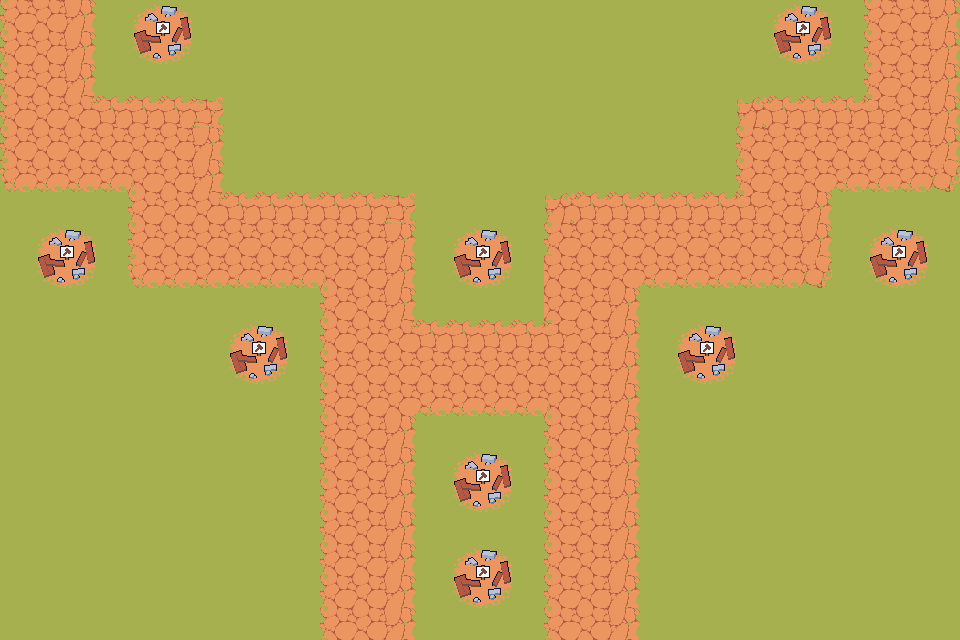

A 2D game scene composited from a Tiled map and its tileset images. What follows is a short description and the map's XML, with every tile layer's data as written:
An orthogonal 30x20 tile map with 32x32 px tiles, 2 tile layers (Chao, Torres), 2 tilesets.

<map version="1.10" tiledversion="1.11.2" orientation="orthogonal" renderorder="right-down" width="30" height="20" tilewidth="32" tileheight="32" infinite="0" nextlayerid="11" nextobjectid="1">
 <editorsettings>
  <export target="MapaTeste.csv" format="csv" />
 </editorsettings>
 <tileset firstgid="1" source="FieldsTileset.tsx" />
 <tileset firstgid="65" source="Torre001.tsx" />
 <layer id="1" name="Chao" width="30" height="20" offsetx="0.00378788" offsety="0.121212">
  <data encoding="csv">
21,1,17,38,38,38,38,38,38,38,38,38,38,38,38,38,38,38,38,38,38,38,38,38,38,38,38,21,1,17,
21,1,17,38,38,38,38,38,38,38,38,38,38,38,38,38,38,38,38,38,38,38,38,38,38,38,38,21,1,17,
21,1,17,38,38,38,38,38,38,38,38,38,38,38,38,38,38,38,38,38,38,38,38,38,38,38,38,21,1,17,
21,1,33,35,35,35,8,38,38,38,38,38,38,38,38,38,38,38,38,38,38,38,38,6,35,35,35,37,1,17,
21,1,1,1,1,1,17,38,38,38,38,38,38,38,38,38,38,38,38,38,38,38,38,21,1,1,1,1,1,17,
26,2,2,2,5,1,17,38,38,38,38,38,38,38,38,38,38,38,38,38,38,38,38,21,1,1,2,2,2,28,
38,38,38,38,21,1,33,35,35,35,35,35,8,38,38,38,38,6,35,35,35,35,35,37,1,17,38,38,38,38,
38,38,38,38,21,1,1,1,1,1,1,1,17,38,38,38,38,21,1,1,1,1,1,1,1,17,38,38,38,38,
38,38,38,38,26,2,2,2,2,2,5,1,17,38,38,38,38,11,1,1,2,2,2,2,2,28,38,38,38,38,
38,38,38,38,38,38,38,38,38,38,21,1,17,38,38,38,38,11,1,17,38,38,38,38,38,38,38,38,38,38,
38,38,38,38,38,38,38,38,38,38,21,1,33,35,35,35,35,37,1,17,38,38,38,38,38,38,38,38,38,38,
38,38,38,38,38,38,38,38,38,38,21,1,1,1,1,1,1,1,1,17,38,38,38,38,38,38,38,38,38,38,
38,38,38,38,38,38,38,38,38,38,21,1,1,2,2,2,2,5,1,17,38,38,38,38,38,38,38,38,38,38,
38,38,38,38,38,38,38,38,38,38,21,1,17,38,38,38,38,21,1,17,38,38,38,38,38,38,38,38,38,38,
38,38,38,38,38,38,38,38,38,38,21,1,17,38,38,38,38,21,1,17,38,38,38,38,38,38,38,38,38,38,
38,38,38,38,38,38,38,38,38,38,21,1,17,38,38,38,38,21,1,17,38,38,38,38,38,38,38,38,38,38,
38,38,38,38,38,38,38,38,38,38,21,1,17,38,38,38,38,21,1,17,38,38,38,38,38,38,38,38,38,38,
38,38,38,38,38,38,38,38,38,38,21,1,17,38,38,38,38,21,1,17,38,38,38,38,38,38,38,38,38,38,
38,38,38,38,38,38,38,38,38,38,21,1,17,38,38,38,38,21,1,17,38,38,38,38,38,38,38,38,38,38,
38,38,38,38,38,38,38,38,38,38,21,1,17,38,38,38,38,21,1,17,38,38,38,38,38,38,38,38,38,38
</data>
 </layer>
 <layer id="9" name="Torres" width="30" height="20">
  <data encoding="csv">
0,0,0,0,69,70,0,0,0,0,0,0,0,0,0,0,0,0,0,0,0,0,0,0,69,70,0,0,0,0,
0,0,0,0,71,72,0,0,0,0,0,0,0,0,0,0,0,0,0,0,0,0,0,0,71,72,0,0,0,0,
0,0,0,0,0,0,0,0,0,0,0,0,0,0,0,0,0,0,0,0,0,0,0,0,0,0,0,0,0,0,
0,0,0,0,0,0,0,0,0,0,0,0,0,0,0,0,0,0,0,0,0,0,0,0,0,0,0,0,0,0,
0,0,0,0,0,0,0,0,0,0,0,0,0,0,0,0,0,0,0,0,0,0,0,0,0,0,0,0,0,0,
0,0,0,0,0,0,0,0,0,0,0,0,0,0,0,0,0,0,0,0,0,0,0,0,0,0,0,0,0,0,
0,0,0,0,0,0,0,0,0,0,0,0,0,0,0,0,0,0,0,0,0,0,0,0,0,0,0,0,0,0,
0,69,70,0,0,0,0,0,0,0,0,0,0,0,69,70,0,0,0,0,0,0,0,0,0,0,0,69,70,0,
0,71,72,0,0,0,0,0,0,0,0,0,0,0,71,72,0,0,0,0,0,0,0,0,0,0,0,71,72,0,
0,0,0,0,0,0,0,0,0,0,0,0,0,0,0,0,0,0,0,0,0,0,0,0,0,0,0,0,0,0,
0,0,0,0,0,0,0,69,70,0,0,0,0,0,0,0,0,0,0,0,0,69,70,0,0,0,0,0,0,0,
0,0,0,0,0,0,0,71,72,0,0,0,0,0,0,0,0,0,0,0,0,71,72,0,0,0,0,0,0,0,
0,0,0,0,0,0,0,0,0,0,0,0,0,0,0,0,0,0,0,0,0,0,0,0,0,0,0,0,0,0,
0,0,0,0,0,0,0,0,0,0,0,0,0,0,0,0,0,0,0,0,0,0,0,0,0,0,0,0,0,0,
0,0,0,0,0,0,0,0,0,0,0,0,0,0,69,70,0,0,0,0,0,0,0,0,0,0,0,0,0,0,
0,0,0,0,0,0,0,0,0,0,0,0,0,0,71,72,0,0,0,0,0,0,0,0,0,0,0,0,0,0,
0,0,0,0,0,0,0,0,0,0,0,0,0,0,0,0,0,0,0,0,0,0,0,0,0,0,0,0,0,0,
0,0,0,0,0,0,0,0,0,0,0,0,0,0,69,70,0,0,0,0,0,0,0,0,0,0,0,0,0,0,
0,0,0,0,0,0,0,0,0,0,0,0,0,0,71,72,0,0,0,0,0,0,0,0,0,0,0,0,0,0,
0,0,0,0,0,0,0,0,0,0,0,0,0,0,0,0,0,0,0,0,0,0,0,0,0,0,0,0,0,0
</data>
 </layer>
</map>
